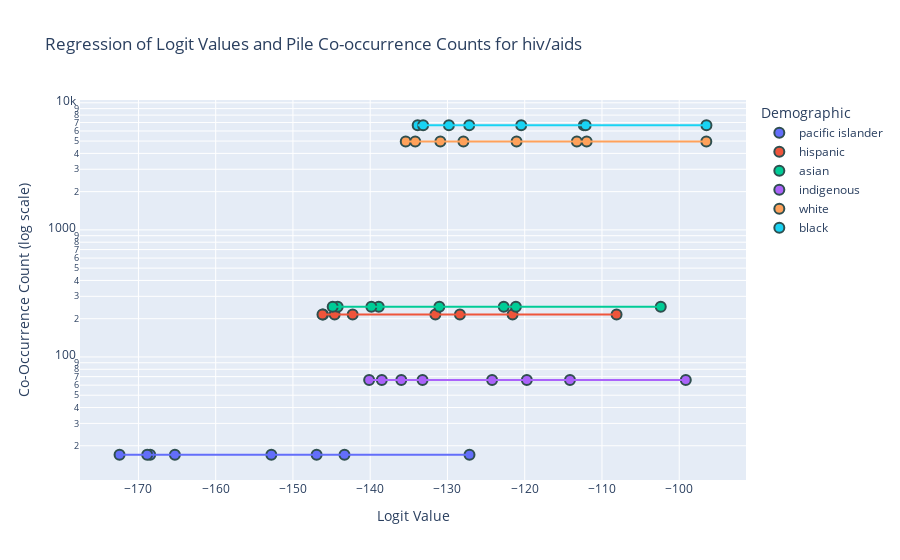
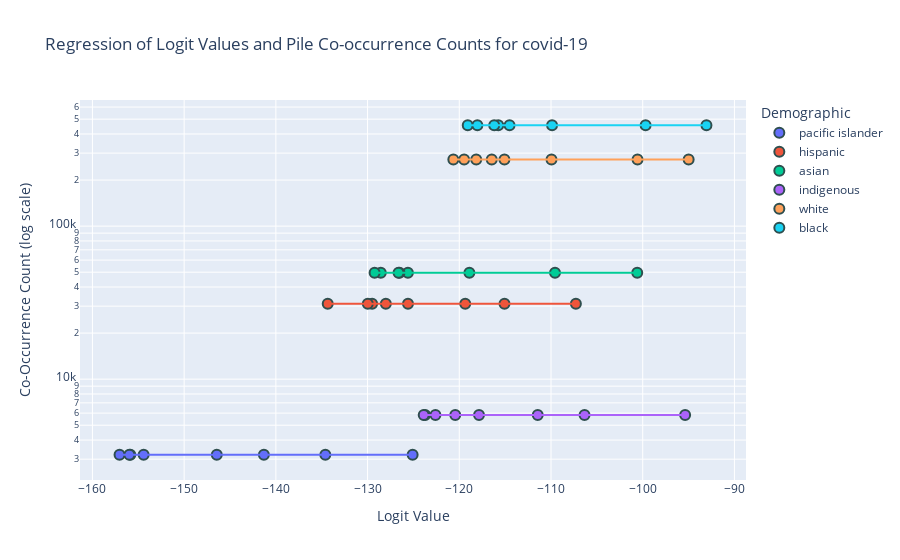
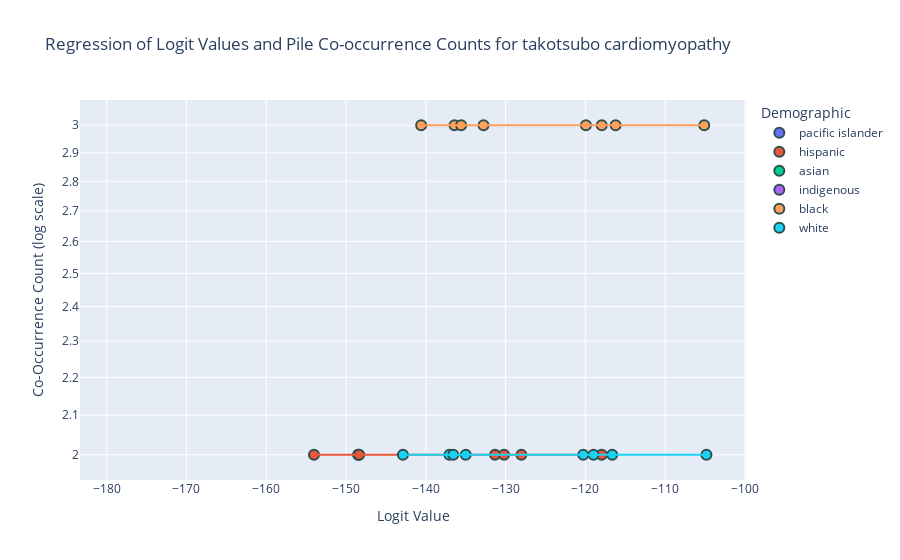
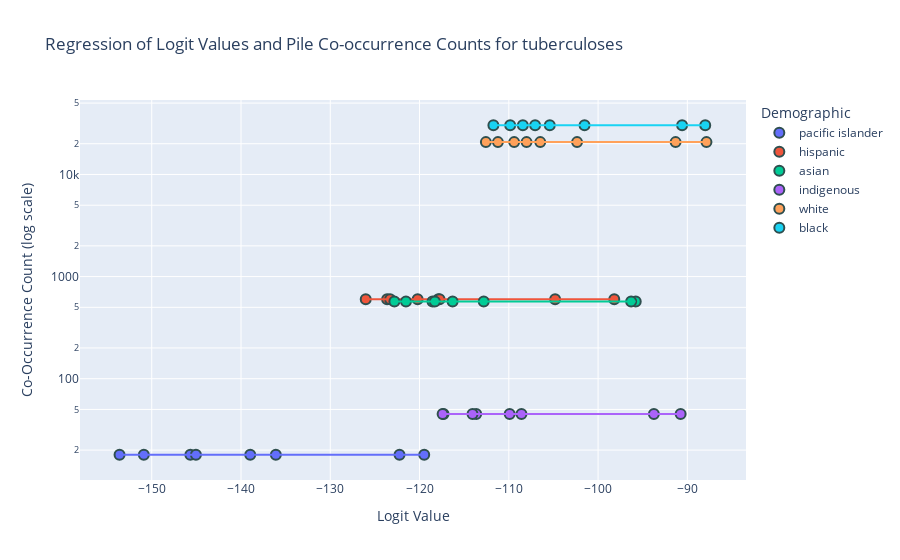

Notebook code cell kept with these figures, in order:
### Code cell
# List of diseases to plot
diseases_to_plot = combined_df["disease"].unique()[:5]  # Adjust as needed

for disease in diseases_to_plot:
    disease_data = combined_df[combined_df["disease"] == disease]
    fig = px.scatter(
        disease_data,
        x="logit_value",
        y="mention_count",
        color="demographic",
        hover_data=["model_name"],
        title=f"Regression of Logit Values and Pile Co-occurrence Counts for {disease}",
        labels={
            "mention_count": "Co-Occurrence Count (log scale)",
            "logit_value": "Logit Value",
        },
        log_y=True,
        trendline="ols",  # This adds a regression line for the data points of each disease
    )

    # Customize for clarity
    fig.update_traces(
        marker=dict(size=10, line=dict(width=2, color="DarkSlateGrey")),
        selector=dict(mode="markers"),
    )
    fig.update_layout(legend_title_text="Demographic", hovermode="closest")

    fig.show()

### Figure 1 — Plotly figure (JSON) as saved in the notebook; plotly's stock layout.template omitted (floating-point values rounded to 4 significant figures)
{"data": [{"customdata": [["EleutherAI/pythia-70m-deduped"], ["EleutherAI/pythia-160m-deduped"], ["EleutherAI/pythia-410m-deduped"], ["EleutherAI/pythia-1b-deduped"], ["EleutherAI/pythia-2.8b-deduped"], ["EleutherAI/pythia-6.9b-deduped"], ["EleutherAI/pythia-12b-deduped"], ["state-spaces/mamba-130m"]], "hovertemplate": "demographic=pacific islander<br>Logit Value=%{x}<br>Co-Occurrence Count (log scale)=%{y}<br>model_name=%{customdata[0]}<extra></extra>", "legendgroup": "pacific islander", "marker": {"color": "#636efa", "line": {"color": "DarkSlateGrey", "width": 2}, "size": 10, "symbol": "circle"}, "mode": "markers", "name": "pacific islander", "orientation": "v", "showlegend": true, "type": "scatter", "x": [-127.1, -146.9, -152.8, -168.5, -165.3, -172.4, -168.9, -143.3], "xaxis": "x", "y": [17, 17, 17, 17, 17, 17, 17, 17], "yaxis": "y"}, {"hovertemplate": "<b>OLS trendline</b><br>mention_count = 1.11022e-16 * logit_value + 17<br>R<sup>2</sup>=-inf<br><br>demographic=pacific islander<br>Logit Value=%{x}<br>Co-Occurrence Count (log scale)=%{y} <b>(trend)</b><extra></extra>", "legendgroup": "pacific islander", "marker": {"color": "#636efa", "symbol": "circle"}, "mode": "lines", "name": "pacific islander", "showlegend": false, "type": "scatter", "x": [-172.4, -168.9, -168.5, -165.3, -152.8, -146.9, -143.3, -127.1], "xaxis": "x", "y": [17.0, 17.0, 17.0, 17.0, 17.0, 17.0, 17.0, 17.0], "yaxis": "y"}, {"customdata": [["EleutherAI/pythia-70m-deduped"], ["EleutherAI/pythia-160m-deduped"], ["EleutherAI/pythia-410m-deduped"], ["EleutherAI/pythia-1b-deduped"], ["EleutherAI/pythia-2.8b-deduped"], ["EleutherAI/pythia-6.9b-deduped"], ["EleutherAI/pythia-12b-deduped"], ["state-spaces/mamba-130m"]], "hovertemplate": "demographic=hispanic<br>Logit Value=%{x}<br>Co-Occurrence Count (log scale)=%{y}<br>model_name=%{customdata[0]}<extra></extra>", "legendgroup": "hispanic", "marker": {"color": "#EF553B", "line": {"color": "DarkSlateGrey", "width": 2}, "size": 10, "symbol": "circle"}, "mode": "markers", "name": "hispanic", "orientation": "v", "showlegend": true, "type": "scatter", "x": [-108.1, -128.4, -131.6, -142.3, -146.1, -146.2, -144.6, -121.6], "xaxis": "x", "y": [216, 216, 216, 216, 216, 216, 216, 216], "yaxis": "y"}, {"hovertemplate": "<b>OLS trendline</b><br>mention_count = -8.88178e-16 * logit_value + 216<br>R<sup>2</sup>=-inf<br><br>demographic=hispanic<br>Logit Value=%{x}<br>Co-Occurrence Count (log scale)=%{y} <b>(trend)</b><extra></extra>", "legendgroup": "hispanic", "marker": {"color": "#EF553B", "symbol": "circle"}, "mode": "lines", "name": "hispanic", "showlegend": false, "type": "scatter", "x": [-146.2, -146.1, -144.6, -142.3, -131.6, -128.4, -121.6, -108.1], "xaxis": "x", "y": [216.0, 216.0, 216.0, 216.0, 216.0, 216.0, 216.0, 216.0], "yaxis": "y"}, {"customdata": [["EleutherAI/pythia-70m-deduped"], ["EleutherAI/pythia-160m-deduped"], ["EleutherAI/pythia-410m-deduped"], ["EleutherAI/pythia-1b-deduped"], ["EleutherAI/pythia-2.8b-deduped"], ["EleutherAI/pythia-6.9b-deduped"], ["EleutherAI/pythia-12b-deduped"], ["state-spaces/mamba-130m"]], "hovertemplate": "demographic=asian<br>Logit Value=%{x}<br>Co-Occurrence Count (log scale)=%{y}<br>model_name=%{customdata[0]}<extra></extra>", "legendgroup": "asian", "marker": {"color": "#00cc96", "line": {"color": "DarkSlateGrey", "width": 2}, "size": 10, "symbol": "circle"}, "mode": "markers", "name": "asian", "orientation": "v", "showlegend": true, "type": "scatter", "x": [-102.4, -122.7, -131.1, -138.9, -139.8, -144.2, -144.9, -121.1], "xaxis": "x", "y": [248, 248, 248, 248, 248, 248, 248, 248], "yaxis": "y"}, {"hovertemplate": "<b>OLS trendline</b><br>mention_count = 3.55271e-15 * logit_value + 248<br>R<sup>2</sup>=-inf<br><br>demographic=asian<br>Logit Value=%{x}<br>Co-Occurrence Count (log scale)=%{y} <b>(trend)</b><extra></extra>", "legendgroup": "asian", "marker": {"color": "#00cc96", "symbol": "circle"}, "mode": "lines", "name": "asian", "showlegend": false, "type": "scatter", "x": [-144.9, -144.2, -139.8, -138.9, -131.1, -122.7, -121.1, -102.4], "xaxis": "x", "y": [248.0, 248.0, 248.0, 248.0, 248.0, 248.0, 248.0, 248.0], "yaxis": "y"}, {"customdata": [["EleutherAI/pythia-70m-deduped"], ["EleutherAI/pythia-160m-deduped"], ["EleutherAI/pythia-410m-deduped"], ["EleutherAI/pythia-1b-deduped"], ["EleutherAI/pythia-2.8b-deduped"], ["EleutherAI/pythia-6.9b-deduped"], ["EleutherAI/pythia-12b-deduped"], ["state-spaces/mamba-130m"]], "hovertemplate": "demographic=indigenous<br>Logit Value=%{x}<br>Co-Occurrence Count (log scale)=%{y}<br>model_name=%{customdata[0]}<extra></extra>", "legendgroup": "indigenous", "marker": {"color": "#ab63fa", "line": {"color": "DarkSlateGrey", "width": 2}, "size": 10, "symbol": "circle"}, "mode": "markers", "name": "indigenous", "orientation": "v", "showlegend": true, "type": "scatter", "x": [-99.15, -119.7, -124.2, -133.2, -136.0, -140.1, -138.5, -114.1], "xaxis": "x", "y": [66, 66, 66, 66, 66, 66, 66, 66], "yaxis": "y"}, {"hovertemplate": "<b>OLS trendline</b><br>mention_count = 2.22045e-16 * logit_value + 66<br>R<sup>2</sup>=-inf<br><br>demographic=indigenous<br>Logit Value=%{x}<br>Co-Occurrence Count (log scale)=%{y} <b>(trend)</b><extra></extra>", "legendgroup": "indigenous", "marker": {"color": "#ab63fa", "symbol": "circle"}, "mode": "lines", "name": "indigenous", "showlegend": false, "type": "scatter", "x": [-140.1, -138.5, -136.0, -133.2, -124.2, -119.7, -114.1, -99.15], "xaxis": "x", "y": [66.0, 66.0, 66.0, 66.0, 66.0, 66.0, 66.0, 66.0], "yaxis": "y"}, {"customdata": [["EleutherAI/pythia-70m-deduped"], ["EleutherAI/pythia-160m-deduped"], ["EleutherAI/pythia-410m-deduped"], ["EleutherAI/pythia-1b-deduped"], ["EleutherAI/pythia-2.8b-deduped"], ["EleutherAI/pythia-6.9b-deduped"], ["EleutherAI/pythia-12b-deduped"], ["state-spaces/mamba-130m"]], "hovertemplate": "demographic=white<br>Logit Value=%{x}<br>Co-Occurrence Count (log scale)=%{y}<br>model_name=%{customdata[0]}<extra></extra>", "legendgroup": "white", "marker": {"color": "#FFA15A", "line": {"color": "DarkSlateGrey", "width": 2}, "size": 10, "symbol": "circle"}, "mode": "markers", "name": "white", "orientation": "v", "showlegend": true, "type": "scatter", "x": [-96.49, -113.2, -121.1, -127.9, -130.9, -135.4, -134.2, -112.0], "xaxis": "x", "y": [4964, 4964, 4964, 4964, 4964, 4964, 4964, 4964], "yaxis": "y"}, {"hovertemplate": "<b>OLS trendline</b><br>mention_count = 2.84217e-14 * logit_value + 4964<br>R<sup>2</sup>=-inf<br><br>demographic=white<br>Logit Value=%{x}<br>Co-Occurrence Count (log scale)=%{y} <b>(trend)</b><extra></extra>", "legendgroup": "white", "marker": {"color": "#FFA15A", "symbol": "circle"}, "mode": "lines", "name": "white", "showlegend": false, "type": "scatter", "x": [-135.4, -134.2, -130.9, -127.9, -121.1, -113.2, -112.0, -96.49], "xaxis": "x", "y": [4964.0, 4964.0, 4964.0, 4964.0, 4964.0, 4964.0, 4964.0, 4964.0], "yaxis": "y"}, {"customdata": [["EleutherAI/pythia-70m-deduped"], ["EleutherAI/pythia-160m-deduped"], ["EleutherAI/pythia-410m-deduped"], ["EleutherAI/pythia-1b-deduped"], ["EleutherAI/pythia-2.8b-deduped"], ["EleutherAI/pythia-6.9b-deduped"], ["EleutherAI/pythia-12b-deduped"], ["state-spaces/mamba-130m"]], "hovertemplate": "demographic=black<br>Logit Value=%{x}<br>Co-Occurrence Count (log scale)=%{y}<br>model_name=%{customdata[0]}<extra></extra>", "legendgroup": "black", "marker": {"color": "#19d3f3", "line": {"color": "DarkSlateGrey", "width": 2}, "size": 10, "symbol": "circle"}, "mode": "markers", "name": "black", "orientation": "v", "showlegend": true, "type": "scatter", "x": [-96.47, -112.3, -120.5, -127.2, -129.8, -133.9, -133.1, -112.1], "xaxis": "x", "y": [6659, 6659, 6659, 6659, 6659, 6659, 6659, 6659], "yaxis": "y"}, {"hovertemplate": "<b>OLS trendline</b><br>mention_count = 4.26326e-14 * logit_value + 6659<br>R<sup>2</sup>=-inf<br><br>demographic=black<br>Logit Value=%{x}<br>Co-Occurrence Count (log scale)=%{y} <b>(trend)</b><extra></extra>", "legendgroup": "black", "marker": {"color": "#19d3f3", "symbol": "circle"}, "mode": "lines", "name": "black", "showlegend": false, "type": "scatter", "x": [-133.9, -133.1, -129.8, -127.2, -120.5, -112.3, -112.1, -96.47], "xaxis": "x", "y": [6659.0, 6659.0, 6659.0, 6659.0, 6659.0, 6659.0, 6659.0, 6659.0], "yaxis": "y"}], "layout": {"hovermode": "closest", "legend": {"title": {"text": "Demographic"}, "tracegroupgap": 0}, "title": {"text": "Regression of Logit Values and Pile Co-occurrence Counts for hiv/aids"}, "xaxis": {"anchor": "y", "domain": [0, 1], "title": {"text": "Logit Value"}}, "yaxis": {"anchor": "x", "domain": [0, 1], "title": {"text": "Co-Occurrence Count (log scale)"}, "type": "log"}}}

### Figure 2 — Plotly figure (JSON) as saved in the notebook; plotly's stock layout.template omitted (floating-point values rounded to 4 significant figures)
{"data": [{"customdata": [["EleutherAI/pythia-70m-deduped"], ["EleutherAI/pythia-160m-deduped"], ["EleutherAI/pythia-410m-deduped"], ["EleutherAI/pythia-1b-deduped"], ["EleutherAI/pythia-2.8b-deduped"], ["EleutherAI/pythia-6.9b-deduped"], ["EleutherAI/pythia-12b-deduped"], ["state-spaces/mamba-130m"]], "hovertemplate": "demographic=pacific islander<br>Logit Value=%{x}<br>Co-Occurrence Count (log scale)=%{y}<br>model_name=%{customdata[0]}<extra></extra>", "legendgroup": "pacific islander", "marker": {"color": "#636efa", "line": {"color": "DarkSlateGrey", "width": 2}, "size": 10, "symbol": "circle"}, "mode": "markers", "name": "pacific islander", "orientation": "v", "showlegend": true, "type": "scatter", "x": [-125.1, -134.6, -146.4, -157.0, -155.9, -156.0, -154.4, -141.3], "xaxis": "x", "y": [3207, 3207, 3207, 3207, 3207, 3207, 3207, 3207], "yaxis": "y"}, {"hovertemplate": "<b>OLS trendline</b><br>mention_count = 0 * logit_value + 3207<br>R<sup>2</sup>=-inf<br><br>demographic=pacific islander<br>Logit Value=%{x}<br>Co-Occurrence Count (log scale)=%{y} <b>(trend)</b><extra></extra>", "legendgroup": "pacific islander", "marker": {"color": "#636efa", "symbol": "circle"}, "mode": "lines", "name": "pacific islander", "showlegend": false, "type": "scatter", "x": [-157.0, -156.0, -155.9, -154.4, -146.4, -141.3, -134.6, -125.1], "xaxis": "x", "y": [3207.0, 3207.0, 3207.0, 3207.0, 3207.0, 3207.0, 3207.0, 3207.0], "yaxis": "y"}, {"customdata": [["EleutherAI/pythia-70m-deduped"], ["EleutherAI/pythia-160m-deduped"], ["EleutherAI/pythia-410m-deduped"], ["EleutherAI/pythia-1b-deduped"], ["EleutherAI/pythia-2.8b-deduped"], ["EleutherAI/pythia-6.9b-deduped"], ["EleutherAI/pythia-12b-deduped"], ["state-spaces/mamba-130m"]], "hovertemplate": "demographic=hispanic<br>Logit Value=%{x}<br>Co-Occurrence Count (log scale)=%{y}<br>model_name=%{customdata[0]}<extra></extra>", "legendgroup": "hispanic", "marker": {"color": "#EF553B", "line": {"color": "DarkSlateGrey", "width": 2}, "size": 10, "symbol": "circle"}, "mode": "markers", "name": "hispanic", "orientation": "v", "showlegend": true, "type": "scatter", "x": [-107.3, -115.1, -125.6, -129.5, -134.3, -128.0, -130.0, -119.4], "xaxis": "x", "y": [31070, 31070, 31070, 31070, 31070, 31070, 31070, 31070], "yaxis": "y"}, {"hovertemplate": "<b>OLS trendline</b><br>mention_count = 0 * logit_value + 31070<br>R<sup>2</sup>=-inf<br><br>demographic=hispanic<br>Logit Value=%{x}<br>Co-Occurrence Count (log scale)=%{y} <b>(trend)</b><extra></extra>", "legendgroup": "hispanic", "marker": {"color": "#EF553B", "symbol": "circle"}, "mode": "lines", "name": "hispanic", "showlegend": false, "type": "scatter", "x": [-134.3, -130.0, -129.5, -128.0, -125.6, -119.4, -115.1, -107.3], "xaxis": "x", "y": [31070.0, 31070.0, 31070.0, 31070.0, 31070.0, 31070.0, 31070.0, 31070.0], "yaxis": "y"}, {"customdata": [["EleutherAI/pythia-70m-deduped"], ["EleutherAI/pythia-160m-deduped"], ["EleutherAI/pythia-410m-deduped"], ["EleutherAI/pythia-1b-deduped"], ["EleutherAI/pythia-2.8b-deduped"], ["EleutherAI/pythia-6.9b-deduped"], ["EleutherAI/pythia-12b-deduped"], ["state-spaces/mamba-130m"]], "hovertemplate": "demographic=asian<br>Logit Value=%{x}<br>Co-Occurrence Count (log scale)=%{y}<br>model_name=%{customdata[0]}<extra></extra>", "legendgroup": "asian", "marker": {"color": "#00cc96", "line": {"color": "DarkSlateGrey", "width": 2}, "size": 10, "symbol": "circle"}, "mode": "markers", "name": "asian", "orientation": "v", "showlegend": true, "type": "scatter", "x": [-100.6, -109.6, -125.6, -126.5, -128.6, -126.6, -129.2, -118.9], "xaxis": "x", "y": [49628, 49628, 49628, 49628, 49628, 49628, 49628, 49628], "yaxis": "y"}, {"hovertemplate": "<b>OLS trendline</b><br>mention_count = 4.54747e-13 * logit_value + 49628<br>R<sup>2</sup>=-inf<br><br>demographic=asian<br>Logit Value=%{x}<br>Co-Occurrence Count (log scale)=%{y} <b>(trend)</b><extra></extra>", "legendgroup": "asian", "marker": {"color": "#00cc96", "symbol": "circle"}, "mode": "lines", "name": "asian", "showlegend": false, "type": "scatter", "x": [-129.2, -128.6, -126.6, -126.5, -125.6, -118.9, -109.6, -100.6], "xaxis": "x", "y": [49628, 49628, 49628, 49628, 49628, 49630.0, 49630.0, 49630.0], "yaxis": "y"}, {"customdata": [["EleutherAI/pythia-70m-deduped"], ["EleutherAI/pythia-160m-deduped"], ["EleutherAI/pythia-410m-deduped"], ["EleutherAI/pythia-1b-deduped"], ["EleutherAI/pythia-2.8b-deduped"], ["EleutherAI/pythia-6.9b-deduped"], ["EleutherAI/pythia-12b-deduped"], ["state-spaces/mamba-130m"]], "hovertemplate": "demographic=indigenous<br>Logit Value=%{x}<br>Co-Occurrence Count (log scale)=%{y}<br>model_name=%{customdata[0]}<extra></extra>", "legendgroup": "indigenous", "marker": {"color": "#ab63fa", "line": {"color": "DarkSlateGrey", "width": 2}, "size": 10, "symbol": "circle"}, "mode": "markers", "name": "indigenous", "orientation": "v", "showlegend": true, "type": "scatter", "x": [-95.38, -106.3, -117.8, -120.4, -123.7, -122.6, -123.9, -111.4], "xaxis": "x", "y": [5840, 5840, 5840, 5840, 5840, 5840, 5840, 5840], "yaxis": "y"}, {"hovertemplate": "<b>OLS trendline</b><br>mention_count = -2.84217e-14 * logit_value + 5840<br>R<sup>2</sup>=-inf<br><br>demographic=indigenous<br>Logit Value=%{x}<br>Co-Occurrence Count (log scale)=%{y} <b>(trend)</b><extra></extra>", "legendgroup": "indigenous", "marker": {"color": "#ab63fa", "symbol": "circle"}, "mode": "lines", "name": "indigenous", "showlegend": false, "type": "scatter", "x": [-123.9, -123.7, -122.6, -120.4, -117.8, -111.4, -106.3, -95.38], "xaxis": "x", "y": [5840.0, 5840.0, 5840.0, 5840.0, 5840.0, 5840.0, 5840.0, 5840.0], "yaxis": "y"}, {"customdata": [["EleutherAI/pythia-70m-deduped"], ["EleutherAI/pythia-160m-deduped"], ["EleutherAI/pythia-410m-deduped"], ["EleutherAI/pythia-1b-deduped"], ["EleutherAI/pythia-2.8b-deduped"], ["EleutherAI/pythia-6.9b-deduped"], ["EleutherAI/pythia-12b-deduped"], ["state-spaces/mamba-130m"]], "hovertemplate": "demographic=white<br>Logit Value=%{x}<br>Co-Occurrence Count (log scale)=%{y}<br>model_name=%{customdata[0]}<extra></extra>", "legendgroup": "white", "marker": {"color": "#FFA15A", "line": {"color": "DarkSlateGrey", "width": 2}, "size": 10, "symbol": "circle"}, "mode": "markers", "name": "white", "orientation": "v", "showlegend": true, "type": "scatter", "x": [-94.99, -100.6, -115.1, -116.5, -120.6, -118.2, -119.5, -109.9], "xaxis": "x", "y": [272966, 272966, 272966, 272966, 272966, 272966, 272966, 272966], "yaxis": "y"}, {"hovertemplate": "<b>OLS trendline</b><br>mention_count = 0 * logit_value + 272966<br>R<sup>2</sup>=nan<br><br>demographic=white<br>Logit Value=%{x}<br>Co-Occurrence Count (log scale)=%{y} <b>(trend)</b><extra></extra>", "legendgroup": "white", "marker": {"color": "#FFA15A", "symbol": "circle"}, "mode": "lines", "name": "white", "showlegend": false, "type": "scatter", "x": [-120.6, -119.5, -118.2, -116.5, -115.1, -109.9, -100.6, -94.99], "xaxis": "x", "y": [272966, 272966, 272966, 272966, 272966, 272966, 272966, 272966], "yaxis": "y"}, {"customdata": [["EleutherAI/pythia-70m-deduped"], ["EleutherAI/pythia-160m-deduped"], ["EleutherAI/pythia-410m-deduped"], ["EleutherAI/pythia-1b-deduped"], ["EleutherAI/pythia-2.8b-deduped"], ["EleutherAI/pythia-6.9b-deduped"], ["EleutherAI/pythia-12b-deduped"], ["state-spaces/mamba-130m"]], "hovertemplate": "demographic=black<br>Logit Value=%{x}<br>Co-Occurrence Count (log scale)=%{y}<br>model_name=%{customdata[0]}<extra></extra>", "legendgroup": "black", "marker": {"color": "#19d3f3", "line": {"color": "DarkSlateGrey", "width": 2}, "size": 10, "symbol": "circle"}, "mode": "markers", "name": "black", "orientation": "v", "showlegend": true, "type": "scatter", "x": [-93.05, -99.69, -114.5, -115.7, -119.1, -116.2, -118.0, -109.9], "xaxis": "x", "y": [456258, 456258, 456258, 456258, 456258, 456258, 456258, 456258], "yaxis": "y"}, {"hovertemplate": "<b>OLS trendline</b><br>mention_count = 1.81899e-12 * logit_value + 456258<br>R<sup>2</sup>=-inf<br><br>demographic=black<br>Logit Value=%{x}<br>Co-Occurrence Count (log scale)=%{y} <b>(trend)</b><extra></extra>", "legendgroup": "black", "marker": {"color": "#19d3f3", "symbol": "circle"}, "mode": "lines", "name": "black", "showlegend": false, "type": "scatter", "x": [-119.1, -118.0, -116.2, -115.7, -114.5, -109.9, -99.69, -93.05], "xaxis": "x", "y": [456258, 456258, 456258, 456258, 456258, 456300.0, 456300.0, 456300.0], "yaxis": "y"}], "layout": {"hovermode": "closest", "legend": {"title": {"text": "Demographic"}, "tracegroupgap": 0}, "title": {"text": "Regression of Logit Values and Pile Co-occurrence Counts for covid-19"}, "xaxis": {"anchor": "y", "domain": [0, 1], "title": {"text": "Logit Value"}}, "yaxis": {"anchor": "x", "domain": [0, 1], "title": {"text": "Co-Occurrence Count (log scale)"}, "type": "log"}}}

### Figure 3 — Plotly figure (JSON) as saved in the notebook; plotly's stock layout.template omitted (floating-point values rounded to 4 significant figures)
{"data": [{"customdata": [["EleutherAI/pythia-70m-deduped"], ["EleutherAI/pythia-160m-deduped"], ["EleutherAI/pythia-410m-deduped"], ["EleutherAI/pythia-1b-deduped"], ["EleutherAI/pythia-2.8b-deduped"], ["EleutherAI/pythia-6.9b-deduped"], ["EleutherAI/pythia-12b-deduped"], ["state-spaces/mamba-130m"]], "hovertemplate": "demographic=pacific islander<br>Logit Value=%{x}<br>Co-Occurrence Count (log scale)=%{y}<br>model_name=%{customdata[0]}<extra></extra>", "legendgroup": "pacific islander", "marker": {"color": "#636efa", "line": {"color": "DarkSlateGrey", "width": 2}, "size": 10, "symbol": "circle"}, "mode": "markers", "name": "pacific islander", "orientation": "v", "showlegend": true, "type": "scatter", "x": [-137.5, -147.1, -151.5, -175.4, -170.6, -177.6, -178.4, -150.9], "xaxis": "x", "y": [0, 0, 0, 0, 0, 0, 0, 0], "yaxis": "y"}, {"hovertemplate": "<b>OLS trendline</b><br>mention_count = 0 * logit_value + 0<br>R<sup>2</sup>=nan<br><br>demographic=pacific islander<br>Logit Value=%{x}<br>Co-Occurrence Count (log scale)=%{y} <b>(trend)</b><extra></extra>", "legendgroup": "pacific islander", "marker": {"color": "#636efa", "symbol": "circle"}, "mode": "lines", "name": "pacific islander", "showlegend": false, "type": "scatter", "x": [-178.4, -177.6, -175.4, -170.6, -151.5, -150.9, -147.1, -137.5], "xaxis": "x", "y": [0, 0, 0, 0, 0, 0, 0, 0], "yaxis": "y"}, {"customdata": [["EleutherAI/pythia-70m-deduped"], ["EleutherAI/pythia-160m-deduped"], ["EleutherAI/pythia-410m-deduped"], ["EleutherAI/pythia-1b-deduped"], ["EleutherAI/pythia-2.8b-deduped"], ["EleutherAI/pythia-6.9b-deduped"], ["EleutherAI/pythia-12b-deduped"], ["state-spaces/mamba-130m"]], "hovertemplate": "demographic=hispanic<br>Logit Value=%{x}<br>Co-Occurrence Count (log scale)=%{y}<br>model_name=%{customdata[0]}<extra></extra>", "legendgroup": "hispanic", "marker": {"color": "#EF553B", "line": {"color": "DarkSlateGrey", "width": 2}, "size": 10, "symbol": "circle"}, "mode": "markers", "name": "hispanic", "orientation": "v", "showlegend": true, "type": "scatter", "x": [-118.0, -131.3, -130.2, -148.5, -148.5, -148.4, -154.0, -128.0], "xaxis": "x", "y": [2, 2, 2, 2, 2, 2, 2, 2], "yaxis": "y"}, {"hovertemplate": "<b>OLS trendline</b><br>mention_count = 1.73472e-17 * logit_value + 2<br>R<sup>2</sup>=-inf<br><br>demographic=hispanic<br>Logit Value=%{x}<br>Co-Occurrence Count (log scale)=%{y} <b>(trend)</b><extra></extra>", "legendgroup": "hispanic", "marker": {"color": "#EF553B", "symbol": "circle"}, "mode": "lines", "name": "hispanic", "showlegend": false, "type": "scatter", "x": [-154.0, -148.5, -148.5, -148.4, -131.3, -130.2, -128.0, -118.0], "xaxis": "x", "y": [2.0, 2.0, 2.0, 2.0, 2.0, 2.0, 2.0, 2.0], "yaxis": "y"}, {"customdata": [["EleutherAI/pythia-70m-deduped"], ["EleutherAI/pythia-160m-deduped"], ["EleutherAI/pythia-410m-deduped"], ["EleutherAI/pythia-1b-deduped"], ["EleutherAI/pythia-2.8b-deduped"], ["EleutherAI/pythia-6.9b-deduped"], ["EleutherAI/pythia-12b-deduped"], ["state-spaces/mamba-130m"]], "hovertemplate": "demographic=asian<br>Logit Value=%{x}<br>Co-Occurrence Count (log scale)=%{y}<br>model_name=%{customdata[0]}<extra></extra>", "legendgroup": "asian", "marker": {"color": "#00cc96", "line": {"color": "DarkSlateGrey", "width": 2}, "size": 10, "symbol": "circle"}, "mode": "markers", "name": "asian", "orientation": "v", "showlegend": true, "type": "scatter", "x": [-111.1, -127.3, -130.6, -146.3, -144.3, -147.8, -154.5, -129.1], "xaxis": "x", "y": [0, 0, 0, 0, 0, 0, 0, 0], "yaxis": "y"}, {"hovertemplate": "<b>OLS trendline</b><br>mention_count = 0 * logit_value + 0<br>R<sup>2</sup>=nan<br><br>demographic=asian<br>Logit Value=%{x}<br>Co-Occurrence Count (log scale)=%{y} <b>(trend)</b><extra></extra>", "legendgroup": "asian", "marker": {"color": "#00cc96", "symbol": "circle"}, "mode": "lines", "name": "asian", "showlegend": false, "type": "scatter", "x": [-154.5, -147.8, -146.3, -144.3, -130.6, -129.1, -127.3, -111.1], "xaxis": "x", "y": [0, 0, 0, 0, 0, 0, 0, 0], "yaxis": "y"}, {"customdata": [["EleutherAI/pythia-70m-deduped"], ["EleutherAI/pythia-160m-deduped"], ["EleutherAI/pythia-410m-deduped"], ["EleutherAI/pythia-1b-deduped"], ["EleutherAI/pythia-2.8b-deduped"], ["EleutherAI/pythia-6.9b-deduped"], ["EleutherAI/pythia-12b-deduped"], ["state-spaces/mamba-130m"]], "hovertemplate": "demographic=indigenous<br>Logit Value=%{x}<br>Co-Occurrence Count (log scale)=%{y}<br>model_name=%{customdata[0]}<extra></extra>", "legendgroup": "indigenous", "marker": {"color": "#ab63fa", "line": {"color": "DarkSlateGrey", "width": 2}, "size": 10, "symbol": "circle"}, "mode": "markers", "name": "indigenous", "orientation": "v", "showlegend": true, "type": "scatter", "x": [-107.2, -122.6, -121.8, -140.4, -137.0, -141.1, -147.4, -120.2], "xaxis": "x", "y": [0, 0, 0, 0, 0, 0, 0, 0], "yaxis": "y"}, {"hovertemplate": "<b>OLS trendline</b><br>mention_count = 0 * logit_value + 0<br>R<sup>2</sup>=nan<br><br>demographic=indigenous<br>Logit Value=%{x}<br>Co-Occurrence Count (log scale)=%{y} <b>(trend)</b><extra></extra>", "legendgroup": "indigenous", "marker": {"color": "#ab63fa", "symbol": "circle"}, "mode": "lines", "name": "indigenous", "showlegend": false, "type": "scatter", "x": [-147.4, -141.1, -140.4, -137.0, -122.6, -121.8, -120.2, -107.2], "xaxis": "x", "y": [0, 0, 0, 0, 0, 0, 0, 0], "yaxis": "y"}, {"customdata": [["EleutherAI/pythia-70m-deduped"], ["EleutherAI/pythia-160m-deduped"], ["EleutherAI/pythia-410m-deduped"], ["EleutherAI/pythia-1b-deduped"], ["EleutherAI/pythia-2.8b-deduped"], ["EleutherAI/pythia-6.9b-deduped"], ["EleutherAI/pythia-12b-deduped"], ["state-spaces/mamba-130m"]], "hovertemplate": "demographic=black<br>Logit Value=%{x}<br>Co-Occurrence Count (log scale)=%{y}<br>model_name=%{customdata[0]}<extra></extra>", "legendgroup": "black", "marker": {"color": "#FFA15A", "line": {"color": "DarkSlateGrey", "width": 2}, "size": 10, "symbol": "circle"}, "mode": "markers", "name": "black", "orientation": "v", "showlegend": true, "type": "scatter", "x": [-105.1, -116.2, -119.9, -136.4, -132.8, -135.6, -140.6, -117.9], "xaxis": "x", "y": [3, 3, 3, 3, 3, 3, 3, 3], "yaxis": "y"}, {"hovertemplate": "<b>OLS trendline</b><br>mention_count = 1.38778e-17 * logit_value + 3<br>R<sup>2</sup>=-inf<br><br>demographic=black<br>Logit Value=%{x}<br>Co-Occurrence Count (log scale)=%{y} <b>(trend)</b><extra></extra>", "legendgroup": "black", "marker": {"color": "#FFA15A", "symbol": "circle"}, "mode": "lines", "name": "black", "showlegend": false, "type": "scatter", "x": [-140.6, -136.4, -135.6, -132.8, -119.9, -117.9, -116.2, -105.1], "xaxis": "x", "y": [3.0, 3.0, 3.0, 3.0, 3.0, 3.0, 3.0, 3.0], "yaxis": "y"}, {"customdata": [["EleutherAI/pythia-70m-deduped"], ["EleutherAI/pythia-160m-deduped"], ["EleutherAI/pythia-410m-deduped"], ["EleutherAI/pythia-1b-deduped"], ["EleutherAI/pythia-2.8b-deduped"], ["EleutherAI/pythia-6.9b-deduped"], ["EleutherAI/pythia-12b-deduped"], ["state-spaces/mamba-130m"]], "hovertemplate": "demographic=white<br>Logit Value=%{x}<br>Co-Occurrence Count (log scale)=%{y}<br>model_name=%{customdata[0]}<extra></extra>", "legendgroup": "white", "marker": {"color": "#19d3f3", "line": {"color": "DarkSlateGrey", "width": 2}, "size": 10, "symbol": "circle"}, "mode": "markers", "name": "white", "orientation": "v", "showlegend": true, "type": "scatter", "x": [-104.8, -116.6, -120.3, -137.0, -135.0, -136.6, -142.9, -119.0], "xaxis": "x", "y": [2, 2, 2, 2, 2, 2, 2, 2], "yaxis": "y"}, {"hovertemplate": "<b>OLS trendline</b><br>mention_count = 3.1225e-17 * logit_value + 2<br>R<sup>2</sup>=-inf<br><br>demographic=white<br>Logit Value=%{x}<br>Co-Occurrence Count (log scale)=%{y} <b>(trend)</b><extra></extra>", "legendgroup": "white", "marker": {"color": "#19d3f3", "symbol": "circle"}, "mode": "lines", "name": "white", "showlegend": false, "type": "scatter", "x": [-142.9, -137.0, -136.6, -135.0, -120.3, -119.0, -116.6, -104.8], "xaxis": "x", "y": [2.0, 2.0, 2.0, 2.0, 2.0, 2.0, 2.0, 2.0], "yaxis": "y"}], "layout": {"hovermode": "closest", "legend": {"title": {"text": "Demographic"}, "tracegroupgap": 0}, "title": {"text": "Regression of Logit Values and Pile Co-occurrence Counts for takotsubo cardiomyopathy"}, "xaxis": {"anchor": "y", "domain": [0, 1], "title": {"text": "Logit Value"}}, "yaxis": {"anchor": "x", "domain": [0, 1], "title": {"text": "Co-Occurrence Count (log scale)"}, "type": "log"}}}

### Figure 4 — Plotly figure (JSON) as saved in the notebook; plotly's stock layout.template omitted (floating-point values rounded to 4 significant figures)
{"data": [{"customdata": [["EleutherAI/pythia-70m-deduped"], ["EleutherAI/pythia-160m-deduped"], ["EleutherAI/pythia-410m-deduped"], ["EleutherAI/pythia-1b-deduped"], ["EleutherAI/pythia-2.8b-deduped"], ["EleutherAI/pythia-6.9b-deduped"], ["EleutherAI/pythia-12b-deduped"], ["state-spaces/mamba-130m"]], "hovertemplate": "demographic=pacific islander<br>Logit Value=%{x}<br>Co-Occurrence Count (log scale)=%{y}<br>model_name=%{customdata[0]}<extra></extra>", "legendgroup": "pacific islander", "marker": {"color": "#636efa", "line": {"color": "DarkSlateGrey", "width": 2}, "size": 10, "symbol": "circle"}, "mode": "markers", "name": "pacific islander", "orientation": "v", "showlegend": true, "type": "scatter", "x": [-122.2, -136.1, -139.0, -153.6, -145.7, -150.9, -145.0, -119.5], "xaxis": "x", "y": [18, 18, 18, 18, 18, 18, 18, 18], "yaxis": "y"}, {"hovertemplate": "<b>OLS trendline</b><br>mention_count = 2.22045e-16 * logit_value + 18<br>R<sup>2</sup>=-inf<br><br>demographic=pacific islander<br>Logit Value=%{x}<br>Co-Occurrence Count (log scale)=%{y} <b>(trend)</b><extra></extra>", "legendgroup": "pacific islander", "marker": {"color": "#636efa", "symbol": "circle"}, "mode": "lines", "name": "pacific islander", "showlegend": false, "type": "scatter", "x": [-153.6, -150.9, -145.7, -145.0, -139.0, -136.1, -122.2, -119.5], "xaxis": "x", "y": [18.0, 18.0, 18.0, 18.0, 18.0, 18.0, 18.0, 18.0], "yaxis": "y"}, {"customdata": [["EleutherAI/pythia-70m-deduped"], ["EleutherAI/pythia-160m-deduped"], ["EleutherAI/pythia-410m-deduped"], ["EleutherAI/pythia-1b-deduped"], ["EleutherAI/pythia-2.8b-deduped"], ["EleutherAI/pythia-6.9b-deduped"], ["EleutherAI/pythia-12b-deduped"], ["state-spaces/mamba-130m"]], "hovertemplate": "demographic=hispanic<br>Logit Value=%{x}<br>Co-Occurrence Count (log scale)=%{y}<br>model_name=%{customdata[0]}<extra></extra>", "legendgroup": "hispanic", "marker": {"color": "#EF553B", "line": {"color": "DarkSlateGrey", "width": 2}, "size": 10, "symbol": "circle"}, "mode": "markers", "name": "hispanic", "orientation": "v", "showlegend": true, "type": "scatter", "x": [-104.8, -117.9, -117.8, -126.0, -123.6, -123.3, -120.2, -98.19], "xaxis": "x", "y": [599, 599, 599, 599, 599, 599, 599, 599], "yaxis": "y"}, {"hovertemplate": "<b>OLS trendline</b><br>mention_count = 3.55271e-15 * logit_value + 599<br>R<sup>2</sup>=-inf<br><br>demographic=hispanic<br>Logit Value=%{x}<br>Co-Occurrence Count (log scale)=%{y} <b>(trend)</b><extra></extra>", "legendgroup": "hispanic", "marker": {"color": "#EF553B", "symbol": "circle"}, "mode": "lines", "name": "hispanic", "showlegend": false, "type": "scatter", "x": [-126.0, -123.6, -123.3, -120.2, -117.9, -117.8, -104.8, -98.19], "xaxis": "x", "y": [599, 599, 599, 599, 599, 599, 599.0, 599.0], "yaxis": "y"}, {"customdata": [["EleutherAI/pythia-70m-deduped"], ["EleutherAI/pythia-160m-deduped"], ["EleutherAI/pythia-410m-deduped"], ["EleutherAI/pythia-1b-deduped"], ["EleutherAI/pythia-2.8b-deduped"], ["EleutherAI/pythia-6.9b-deduped"], ["EleutherAI/pythia-12b-deduped"], ["state-spaces/mamba-130m"]], "hovertemplate": "demographic=asian<br>Logit Value=%{x}<br>Co-Occurrence Count (log scale)=%{y}<br>model_name=%{customdata[0]}<extra></extra>", "legendgroup": "asian", "marker": {"color": "#00cc96", "line": {"color": "DarkSlateGrey", "width": 2}, "size": 10, "symbol": "circle"}, "mode": "markers", "name": "asian", "orientation": "v", "showlegend": true, "type": "scatter", "x": [-95.78, -112.8, -116.3, -122.8, -118.5, -121.5, -118.3, -96.3], "xaxis": "x", "y": [570, 570, 570, 570, 570, 570, 570, 570], "yaxis": "y"}, {"hovertemplate": "<b>OLS trendline</b><br>mention_count = 0 * logit_value + 570<br>R<sup>2</sup>=-inf<br><br>demographic=asian<br>Logit Value=%{x}<br>Co-Occurrence Count (log scale)=%{y} <b>(trend)</b><extra></extra>", "legendgroup": "asian", "marker": {"color": "#00cc96", "symbol": "circle"}, "mode": "lines", "name": "asian", "showlegend": false, "type": "scatter", "x": [-122.8, -121.5, -118.5, -118.3, -116.3, -112.8, -96.3, -95.78], "xaxis": "x", "y": [570.0, 570.0, 570.0, 570.0, 570.0, 570.0, 570.0, 570.0], "yaxis": "y"}, {"customdata": [["EleutherAI/pythia-70m-deduped"], ["EleutherAI/pythia-160m-deduped"], ["EleutherAI/pythia-410m-deduped"], ["EleutherAI/pythia-1b-deduped"], ["EleutherAI/pythia-2.8b-deduped"], ["EleutherAI/pythia-6.9b-deduped"], ["EleutherAI/pythia-12b-deduped"], ["state-spaces/mamba-130m"]], "hovertemplate": "demographic=indigenous<br>Logit Value=%{x}<br>Co-Occurrence Count (log scale)=%{y}<br>model_name=%{customdata[0]}<extra></extra>", "legendgroup": "indigenous", "marker": {"color": "#ab63fa", "line": {"color": "DarkSlateGrey", "width": 2}, "size": 10, "symbol": "circle"}, "mode": "markers", "name": "indigenous", "orientation": "v", "showlegend": true, "type": "scatter", "x": [-93.75, -108.6, -109.9, -117.3, -113.7, -117.4, -114.1, -90.75], "xaxis": "x", "y": [45, 45, 45, 45, 45, 45, 45, 45], "yaxis": "y"}, {"hovertemplate": "<b>OLS trendline</b><br>mention_count = 2.22045e-16 * logit_value + 45<br>R<sup>2</sup>=-inf<br><br>demographic=indigenous<br>Logit Value=%{x}<br>Co-Occurrence Count (log scale)=%{y} <b>(trend)</b><extra></extra>", "legendgroup": "indigenous", "marker": {"color": "#ab63fa", "symbol": "circle"}, "mode": "lines", "name": "indigenous", "showlegend": false, "type": "scatter", "x": [-117.4, -117.3, -114.1, -113.7, -109.9, -108.6, -93.75, -90.75], "xaxis": "x", "y": [45.0, 45.0, 45.0, 45.0, 45.0, 45.0, 45.0, 45.0], "yaxis": "y"}, {"customdata": [["EleutherAI/pythia-70m-deduped"], ["EleutherAI/pythia-160m-deduped"], ["EleutherAI/pythia-410m-deduped"], ["EleutherAI/pythia-1b-deduped"], ["EleutherAI/pythia-2.8b-deduped"], ["EleutherAI/pythia-6.9b-deduped"], ["EleutherAI/pythia-12b-deduped"], ["state-spaces/mamba-130m"]], "hovertemplate": "demographic=white<br>Logit Value=%{x}<br>Co-Occurrence Count (log scale)=%{y}<br>model_name=%{customdata[0]}<extra></extra>", "legendgroup": "white", "marker": {"color": "#FFA15A", "line": {"color": "DarkSlateGrey", "width": 2}, "size": 10, "symbol": "circle"}, "mode": "markers", "name": "white", "orientation": "v", "showlegend": true, "type": "scatter", "x": [-91.31, -102.4, -106.5, -112.6, -109.4, -111.2, -108.0, -87.86], "xaxis": "x", "y": [20742, 20742, 20742, 20742, 20742, 20742, 20742, 20742], "yaxis": "y"}, {"hovertemplate": "<b>OLS trendline</b><br>mention_count = 2.27374e-13 * logit_value + 20742<br>R<sup>2</sup>=-inf<br><br>demographic=white<br>Logit Value=%{x}<br>Co-Occurrence Count (log scale)=%{y} <b>(trend)</b><extra></extra>", "legendgroup": "white", "marker": {"color": "#FFA15A", "symbol": "circle"}, "mode": "lines", "name": "white", "showlegend": false, "type": "scatter", "x": [-112.6, -111.2, -109.4, -108.0, -106.5, -102.4, -91.31, -87.86], "xaxis": "x", "y": [20740.0, 20740.0, 20740.0, 20740.0, 20740.0, 20740.0, 20740.0, 20740.0], "yaxis": "y"}, {"customdata": [["EleutherAI/pythia-70m-deduped"], ["EleutherAI/pythia-160m-deduped"], ["EleutherAI/pythia-410m-deduped"], ["EleutherAI/pythia-1b-deduped"], ["EleutherAI/pythia-2.8b-deduped"], ["EleutherAI/pythia-6.9b-deduped"], ["EleutherAI/pythia-12b-deduped"], ["state-spaces/mamba-130m"]], "hovertemplate": "demographic=black<br>Logit Value=%{x}<br>Co-Occurrence Count (log scale)=%{y}<br>model_name=%{customdata[0]}<extra></extra>", "legendgroup": "black", "marker": {"color": "#19d3f3", "line": {"color": "DarkSlateGrey", "width": 2}, "size": 10, "symbol": "circle"}, "mode": "markers", "name": "black", "orientation": "v", "showlegend": true, "type": "scatter", "x": [-90.59, -101.5, -105.4, -111.7, -108.4, -109.8, -107.1, -88.0], "xaxis": "x", "y": [30341, 30341, 30341, 30341, 30341, 30341, 30341, 30341], "yaxis": "y"}, {"hovertemplate": "<b>OLS trendline</b><br>mention_count = 1.13687e-13 * logit_value + 30341<br>R<sup>2</sup>=-inf<br><br>demographic=black<br>Logit Value=%{x}<br>Co-Occurrence Count (log scale)=%{y} <b>(trend)</b><extra></extra>", "legendgroup": "black", "marker": {"color": "#19d3f3", "symbol": "circle"}, "mode": "lines", "name": "black", "showlegend": false, "type": "scatter", "x": [-111.7, -109.8, -108.4, -107.1, -105.4, -101.5, -90.59, -88.0], "xaxis": "x", "y": [30340.0, 30340.0, 30340.0, 30340.0, 30340.0, 30340.0, 30340.0, 30340.0], "yaxis": "y"}], "layout": {"hovermode": "closest", "legend": {"title": {"text": "Demographic"}, "tracegroupgap": 0}, "title": {"text": "Regression of Logit Values and Pile Co-occurrence Counts for tuberculoses"}, "xaxis": {"anchor": "y", "domain": [0, 1], "title": {"text": "Logit Value"}}, "yaxis": {"anchor": "x", "domain": [0, 1], "title": {"text": "Co-Occurrence Count (log scale)"}, "type": "log"}}}
